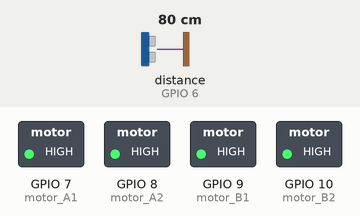
A sketch run on a simulated ESP32-S3. Shown: switched loads named in the sketch (green lamp = pin HIGH). Wiring (inferred from the names in the program): ultrasonic range finder: trigger GPIO 5; echo GPIO 6. The inputs (shaded band) are chosen by the test bench; at power-on: distance to the obstacle (sensor on GPIO 6) 80 cm. The echo pulse lasts 58.3 µs per cm; nothing arrives over Bluetooth unless stated; pins used as bus, display or sensor lines are not drawn; what the sketch prints to the serial monitor is not drawn.

Above: at 1.2 s.
1.3 s: distance to the obstacle (sensor on GPIO 6) set to 19 cm
2.8 s: distance to the obstacle (sensor on GPIO 6) set to 14 cm
At 3.1 s:
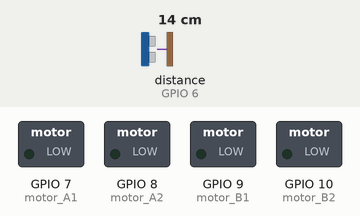
4.3 s: distance to the obstacle (sensor on GPIO 6) set to 18 cm
At 5.4 s:
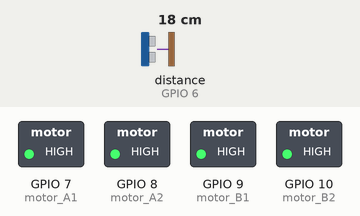
5.8 s: distance to the obstacle (sensor on GPIO 6) set to 2 cm
At 6.5 s:
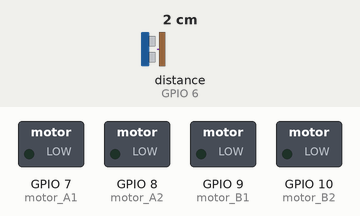
Timing chart, 0 to 8.8 s (numbered marks = the images above; inputs shaded):
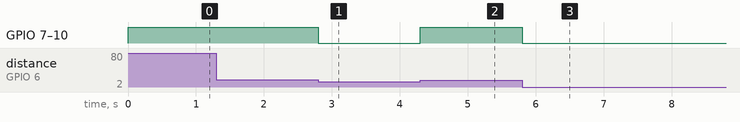

Measured:
- the behaviour switches between 17 and 16 cm on distance to the obstacle (sensor on GPIO 6) (found by bisection; images 0 and 1)
- after the input at 1.3 s, every drawn part: stays the same
- after the input at 2.8 s, GPIO 7 (motor_A1), GPIO 8 (motor_A2), GPIO 9 (motor_B1), GPIO 10 (motor_B2): HIGH → LOW at once
- after the input at 4.3 s, GPIO 7 (motor_A1), GPIO 8 (motor_A2), GPIO 9 (motor_B1), GPIO 10 (motor_B2): LOW → HIGH at once
- after the input at 5.8 s, GPIO 7 (motor_A1), GPIO 8 (motor_A2), GPIO 9 (motor_B1), GPIO 10 (motor_B2): HIGH → LOW at once

The sketch:

Carrinho.ino
```cpp
#include "BluetoothSerial.h" //Inclui a biblioteca do bluetooth

const int trigPin = 5;
const int echoPin = 6;

BluetoothSerial bt; //
uint8_t counter = 0; //

long duration;
int distance;

#define motor_A1 7 //Pino para a porta IN1 do motor 1
#define motor_A2 8 //Pino para a porta IN2 do motor 1
#define motor_B1 9 //Pino para a porta IN1 do motor 2
#define motor_B2 10 //Pino para a porta IN2 do motor 2


void setup() {
    Serial.begin(9600);
    bt.begin("Melhor Robô");

    pinMode(motor_A1, OUTPUT); //Define o pino 1 do motor 1 como output
    pinMode(motor_A2, OUTPUT); //Define o pino 2 do motor 1 como output
    pinMode(motor_B1, OUTPUT); //Define o pino 1 do motor 2 como output
    pinMode(motor_B2, OUTPUT); //Define o pino 2 do motor 2 como output

    pinMode(trigPin, OUTPUT); // Sets the trigPin as an Output
    pinMode(echoPin, INPUT); // Sets the echoPin as an Input
}


void loop(){

    // Clears the trigPin
    digitalWrite(trigPin, LOW);
    delayMicroseconds(2);
    // Sets the trigPin on HIGH state for 10 micro seconds
    digitalWrite(trigPin, HIGH);
    delayMicroseconds(10);
    digitalWrite(trigPin, LOW);
    // Reads the echoPin, returns the sound wave travel time in microseconds
    duration = pulseIn(echoPin, HIGH);
    // Calculating the distance
    distance = duration * 0.034 / 2;

    if (distance > 15) {
        digitalWrite(motor_A1, HIGH);
        digitalWrite(motor_A2, HIGH);
        digitalWrite(motor_B1, HIGH);
        digitalWrite(motor_B2, HIGH);
    }
    else {
        digitalWrite(motor_A1, LOW);
        digitalWrite(motor_A2, LOW);
        digitalWrite(motor_B1, LOW);
        digitalWrite(motor_B2, LOW);
        char str = bt.read();
        Serial.println(str);
        if (str == 0){
            gira_esquerda();
        }
        else if (str == 1){
            gira_direita();
        }
    }
}


void gira_esquerda(){
    digitalWrite(motor_A1, HIGH);
    digitalWrite(motor_A2, HIGH);
    digitalWrite(motor_B1, LOW);
    digitalWrite(motor_B2, LOW);
    delay(5000);
}


void gira_direita(){
    digitalWrite(motor_A1, LOW);
    digitalWrite(motor_A2, LOW);
    digitalWrite(motor_B1, HIGH);
    digitalWrite(motor_B2, HIGH);
    delay(5000);
}
```
